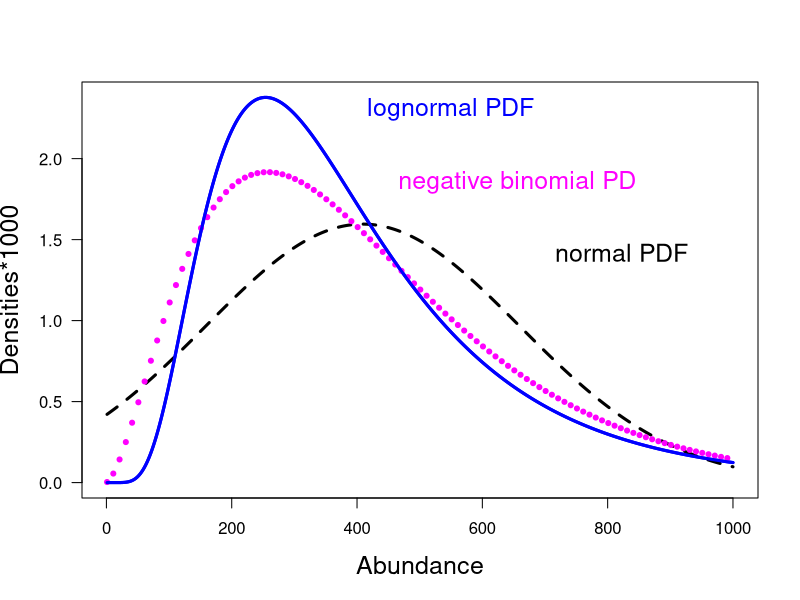

Recreate this plot in R.
print('file: Gerrodette3Densities.R')
# Gerrodette11: plot neg. binomial, normal, lognormal
LNparams = function(mu,sigma){
  # Calculate parameters alpha, beta for lognormal PDF from
  # mean mu > 0 and standard deviation sigma
  # Dieter.Wolf-Gladrow@awi.de 7/2019 (based on function lnormal.params from bayescount)
  beta = sqrt(log(sigma^2/mu^2+1))
  alpha = log(mu) - ((beta^2)/2)
  return(c(alpha,beta))
}
mu = 409; sigma = 250 
print(c(mu,'mean'))
print(c(sigma,'standard deviation'))
x = seq(1,1000)
par = LNparams(mu,sigma)
yLN = dlnorm(x,par[1],par[2])
print(c(round(par[1],4),'alpha (lognormal PDF)'))
print(c(round(par[2],4),'beta (lognormal PDF)'))
yNormal = dnorm(x,mu,sigma)
# Calculate parameters s and p for negative binomial PD:
s = mu^2/(sigma^2-mu); p = s/(mu+s)
print(c(round(s,4),'s (negative binomial PD)'))
print(c(round(p,5),'p (negative binomial PD)'))
xNB = seq(1,1000,10)
yNB = dnbinom(xNB,s,p)
sflag = 2
if (sflag == 2) {
  sc = 1e3 # scale for plot
  # png('Gerrodette11NegBiLogNorm200724.png',width=16,height=12,units='cm',res=300)
  plot(x,yLN*sc,type='l',lwd=3,col='blue',xlab='Abundance',
       ylab='Densities*1000',las=1,cex=0.4,cex.lab=1.5)
  lines(x,yNormal*sc,col='black',lty=2,lwd=3)
  points(xNB,yNB*sc,col='magenta',lwd=3,cex=0.4)
  lines(x,yLN*sc,col='blue',lwd=3)
  text(400,2.3,col='blue','lognormal PDF',pos=4,cex=1.5)
  text(700,1.4,col='black','normal PDF',pos=4,cex=1.5)
  text(450,1.85,col='magenta','negative binomial PD',pos=4,cex=1.5)
  # dev.off()
}
